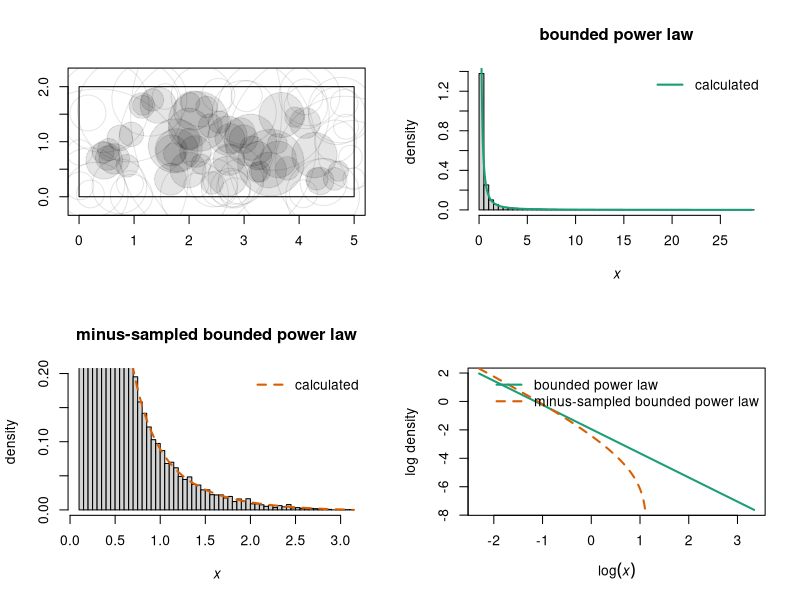

Source code (R):
rm(list = ls())
library(RColorBrewer)

#normalization constant C from Equation 2 in Edwards et al
#arguments:
#min mass xmin
#max mass xmax
#exponent b of bounded power law distribution
#Value: normalization constant C as in Equation 2 of Edwards
getC <- function(xmin, xmax, b){
  if(b == -1){
    return(1 / (log(xmax) - log(xmin)))
  } else {
    return((b + 1) / (xmax ^ (b + 1) - xmin ^(b + 1)))
  }
}

#bounded power law density
#Arguments:
#x: value at which to get density
#b: power law coefficient
#C: normalization constant
#xmin, xmax: min and max for bounded power law
#Value: density f(x) at x
dboundedpowerlaw <- function(x, b, C, xmin, xmax){
  fx <- C * x ^ b
  fx[x < xmin] <- 0
  fx[x > xmax] <- 0
  return(fx)
}

#calculate pi(r), the probability we minus-sample a circle of radius r
#Arguments:
#w, v: rectangular window dimensions
#r: circle radius
#Value: probability a circle of radius r is minus-sampled
getpir <- function(w, v, r){
  return((w - 2 * r) * (v - 2 * r) / (w * v)) #area in which we can minus-sample a circle of radius r / window area
}

#density for minus-sampled bounded power law
#Arguments:
#x: value at which to get density
#b: power law coefficient
#C: normalization constant
#xmin, xmax: min and max for bounded power law
#w, v: width and height of sampling window (ASSUMES v <= w)
#Value: density f(x) at x
#NOTE: NOT SURE ABOUT JACOBIAN YET
dMSBPL <- function(x, b, C, xmin, xmax, w, v){
  Jacobian <- 1 / (2 * sqrt(pi * x))
  #numerator <- C / (w * v) * (4 / pi * x ^ (b + 1) - 2 * (w + v) / sqrt(pi) * x ^ (b + 0.5) + w * v * x ^ b) #includes factor C / (w * v) that cancels with denominator
  numerator <- 4 / pi * x ^ (b + 1) - 2 * (w + v) / sqrt(pi) * x ^ (b + 0.5) + w * v * x ^ b
  #numerator <- numerator * Jacobian #change of variables needed?
  
  n2 <- dboundedpowerlaw(x = x, b = b, C = C, xmin = xmin, xmax = xmax) * getpir(w = w, v = v, r = sqrt(x / pi))
  #n2 <- n2 * Jacobian #CHECK: JACOBIAN NEEDED HERE?

  xmw <- pi / 4 * v ^ 2 #largest circle we can fit in window
  if(b == -2){#special case for denominator
    dplus <- w * v / (b + 1) * xmw ^ (b + 1) - 2 * (w + v) / (sqrt(pi) * (b + 1.5)) * xmw ^ (b + 1.5) + 4 / pi * log(xmw)
    dminus <- w * v / (b + 1) * xmin ^ (b + 1) - 2 * (w + v) / (sqrt(pi) * (b + 1.5)) * xmin ^ (b + 1.5) + 4 / pi * log(xmin)
  } else if (b == - 1.5){#special case for denominator
    dplus <- w * v / (b + 1) * xmw ^ (b + 1) - 2 * (w + v) / sqrt(pi) * log(xmw) + 4 / (pi * (b + 2)) * xmw ^ (b + 2)
    dminus <- w * v / (b + 1) * xmin ^ (b + 1) - 2 * (w + v) / sqrt(pi) * log(xmin) + 4 / (pi * (b + 2)) * xmin ^ (b + 2)
  } else if (b == -1){#special case for denominator
    dplus <- w * v * log(xmw) - 2 * (w + v) / (sqrt(pi) * (b + 1.5)) * xmw ^ (b + 1.5) + 4 / (pi * (b + 2)) * xmw ^ (b + 2)
    dminus <- w * v * log(xmin) - 2 * (w + v) / (sqrt(pi) * (b + 1.5)) * xmin ^ (b + 1.5) + 4 / (pi * (b + 2)) * xmin ^ (b + 2)
  } else {
    dplus <- w * v / (b + 1) * xmw ^ (b + 1) - 2 * (w + v) / (sqrt(pi) * (b + 1.5)) * xmw ^ (b + 1.5) + 4 / (pi * (b + 2)) * xmw ^ (b + 2)
    dminus <- w * v / (b + 1) * xmin ^ (b + 1) - 2 * (w + v) / (sqrt(pi) * (b + 1.5)) * xmin ^ (b + 1.5) + 4 / (pi * (b + 2)) * xmin ^ (b + 2)
  }
  denominator <- dplus - dminus
  d2 <- dMSBPLintegral(b = b, C = C, w = w, v = v, xmin = xmin, xmax = xmax, xmaxminus = xmw)

  fx1 <- numerator / denominator
  fx2 <- n2 / d2$value #USING NUMERICAL INTEGRAL FOR NOW: we can always make this form work for other distributions
  
  print("overall check:")
  print(head(cbind(fx1, fx2)))
  
  fx2[x < xmin] <- 0
  fx2[x > xmax] <- 0
  return(fx2)
}

#numerical check on denominator for minus-sampled bounded power law
#Arguments:
#b: power law coefficient
#C: normalization constant
#w, v: width and height of sampling window (ASSUMES v < w)
#xmin, xmax: min and max for bounded power law
#xmaxminus: max area we can fit in window
#Value: numerical integral of what I think is numerator of minus-sampled bounded power law
dMSBPLintegral <- function(b, C, w, v, xmin, xmax, xmaxminus){
  myfunction <- function(x){
      f <- dboundedpowerlaw(x = x, b = b, C = C, xmin = xmin, xmax = xmax) * getpir(w = w, v = v, r = sqrt(x / pi))
      return(f)
    }
  return(integrate(f = myfunction, lower = xmin, upper = xmaxminus))
}

#inverse cdf for bounded power law
#Arguments:
#u in [0, 1]
#xmin and xmax: min and max values of x
#Value: inverse cdf evaluated at u
FXinv <- function(u, b, xmin, xmax){
  if(b == -1){
    x <- xmax ^ u * xmin ^ (1 - u)
  } else {
    x <- (u * xmax ^ (b + 1) + (1 - u) * xmin ^ (b + 1)) ^ (1 / (b + 1))  
  }
  return(x)
}

#simulate from bounded power law distribution
#Arguments:
#n: number of values to simulate
#b: exponent for distribution
#xmin: min size
#xmax: max size
#Value:
#vector of n observations drawn from the specified bounded power law distribution
simulateboundedpowerlaw <- function(n, b, xmin, xmax){
  u <- runif(n = n, min = 0, max = 1)
  x <- FXinv(u = u, b = b, xmin = xmin, xmax = xmax)
}

#radius of circle given area
#Argument: area x
#Value: radius r
radiusfromarea <- function(x){
  return(sqrt(x / pi))
}

#does circle of radius r centred at (alpha, beta) fall entirely within a rectangle of side lengths w, v, lower left corner at origin?
#Arguments:
#alpha, beta: coordinates of circle centre
#r: radius of circle
#w, v: width and height of rectangle
#Value:
#logical: circle entirely in rectangle?
inframe <- function(alpha, beta, r, w, v){
  return(alpha >= r & alpha <= (w - r) & beta >= r & beta <= (v - r))
}

#draw sampling window
#Arguments: w, v width and height of rectangular window
#Value: rectangle representing the window
plotframe <- function(w, v){
  polygon(x = c(0, w, w, 0), y = c(0, 0, v, v))
}

#draw circle, filled if entirely in window
#Arguments:
#alpha, beta: centre of circle
#r: radius of circle
#isinframe (logical): is circle entirely in window?
#Value: draw the circle
plotcircle <- function(alpha, beta, r, isinframe){
  theta <- seq(from = 0, to = 2 * pi, length.out = 1e3)
  xc <- r * cos(theta)
  yc <- r * sin(theta)
  if(isinframe){
    plotcol <- adjustcolor("black", 0.1)
    edgecol <- plotcol
  } else {
    plotcol <- NA
    edgecol <- adjustcolor("black", 0.1)
  }
  polygon(xc + alpha, yc + beta, col = plotcol, border = edgecol)
}

#dimensions of sampling window
w <- 5
v <- 2 #ASSUME v <= w

#load data
#oneyeardf <- read.csv("oneyeardf.csv")
#oneyeardf <- oneyeardf[is.na(oneyeardf$ROI.LabelCode), ] # subset by removing corals that are out of frame
#axisscores <- read.csv("axisscores.csv")
#axisscores <- axisscores[order(axisscores$PC1), ] # order by PC1 from low to high

#sample from the sites; loop to repeat for all sites
#subsample from the minus sampled distribution


#parameters of bounded power law 
# need to make a function that estimates the parameters for each site
xmin <- 1e-1 #min area
xmax <- pi * 3^2 #max area
xmaxminus <- pi / 4 * v^2 #max area of circle that can fit in window
b <- -1.7 #power law exponent
C <- getC(xmin = xmin, xmax = xmax, b = b) #normalization constant
n <- 1e5 #number of circles
nplot <- 100 #number to plot
x <- simulateboundedpowerlaw(n = n, b = b, xmin = xmin, xmax = xmax) #simulated areas

r <- radiusfromarea(x) #colony radii (assume circles)
mycolors <- brewer.pal(3, "Dark2")

alpha <- runif(n = n, min = 0, max = w) #(alpha, beta) uniform random points in sampling window
beta <- runif(n = n, min = 0, max = v)

par(mfrow = c(2, 2))
plot(c(0, w), c(0, v), type = "n", asp = 1, xlab = "", ylab = "")
plotframe(w = w, v = v)
isinframe <- inframe(alpha = alpha, beta = beta, r = r, w = w, v = v)
for(i in 1:nplot){#drawing all the circles can be slow so make nplot not too large
  plotcircle(alpha = alpha[i], beta = beta[i], r = r[i], isinframe = isinframe[i]) 
}

hist(x, freq = FALSE, main = "bounded power law", breaks = 100, xlab = expression(italic(x)), ylab = "density")
xseq <- seq(from = xmin, to = xmax, length.out = 1e4)
fx <- dboundedpowerlaw(x = xseq, b = b, C = C, xmin = xmin, xmax = xmax)
lines(xseq, fx, col = mycolors[1], lwd = 2, lty = "solid") #density curve for bounded power law
legend("topright", bty = "n", lwd = 2, lty = c("solid"), col = c(mycolors[1]), legend = c("calculated"))

hist(x[isinframe], freq = FALSE, main = "minus-sampled bounded power law", breaks = 100, xlab = expression(italic(x)), ylab = "density", ylim = c(0, 0.2)) #changing y-axis limits helps us see tail
xseqMS <- seq(from = xmin, to = xmaxminus, length.out = 1e4)
fxMS <- dMSBPL(x = xseqMS, b = b, C = C, xmin = xmin, xmax = xmax, w = w, v = v)
lines(xseqMS, fxMS, col = mycolors[2], lwd = 2, lty = "dashed") #density curve for bounded power law
legend("topright", bty = "n", lwd = 2, lty = c("dashed"), col = c(mycolors[2]), legend = c("calculated"))

plot(log(xseq), log(fx), type = "l", lwd = 2, lty = "solid", col = mycolors[1], xlab = expression(log(italic(x))), ylab = "log density")
lines(log(xseqMS), log(fxMS), col = mycolors[2], lwd = 2, lty = "dashed") #density curve for bounded power law
legend("topright", bty = "n", lwd = 2, lty = c("solid", "dashed"), col = c(mycolors[1], mycolors[2]), legend = c("bounded power law", "minus-sampled bounded power law"))
